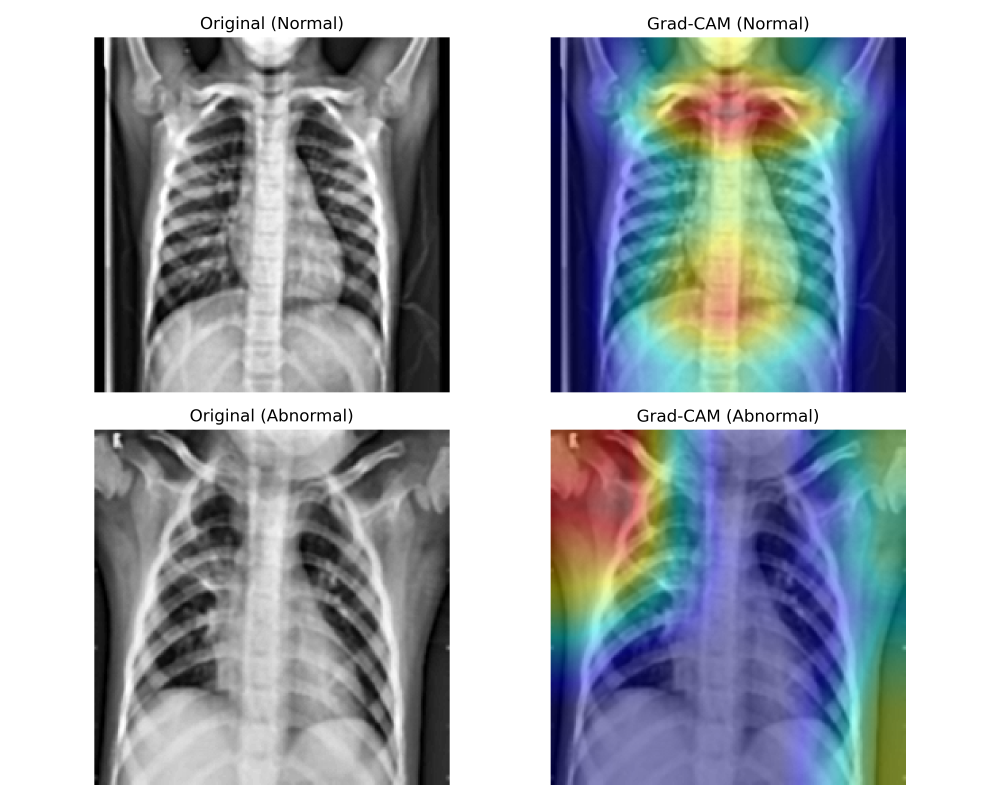
#> input picture Source Code/paper_gradcam.png, 3000 x 2400 px (shown at 1/3 size)
$ python -i enhance.py   (imports and definitions only)
#> lines starting #> are read from the running program, lines starting #| are printed output that depends on the picture
import cv2
import numpy as np

def preprocess_xray(image_path_or_array, target_size=(224, 224)):
    """
    Applies the image enhancement techniques described in the research:
    1. Filtering (Noise reduction)
    2. Contrast adjustment
    3. Edge enhancement
    4. Normalization

    Args:
        image_path_or_array: Path to image string or raw numpy array
        target_size: Resize dimensions for the CNN

    Returns:
        img_display: The enhanced image ready to be shown to the user (0-255 uint8)
        img_tensor: The normalized RGB image ready for CNN input (0-1 float32)
    """
#> called with image_path_or_array = '../Source Code/paper_gradcam.png', target_size = (224, 224)

    # Check if input is a path (string) or an image array
    if isinstance(image_path_or_array, str):
        # 1. Read the image in grayscale
        img = cv2.imread(image_path_or_array, cv2.IMREAD_GRAYSCALE)
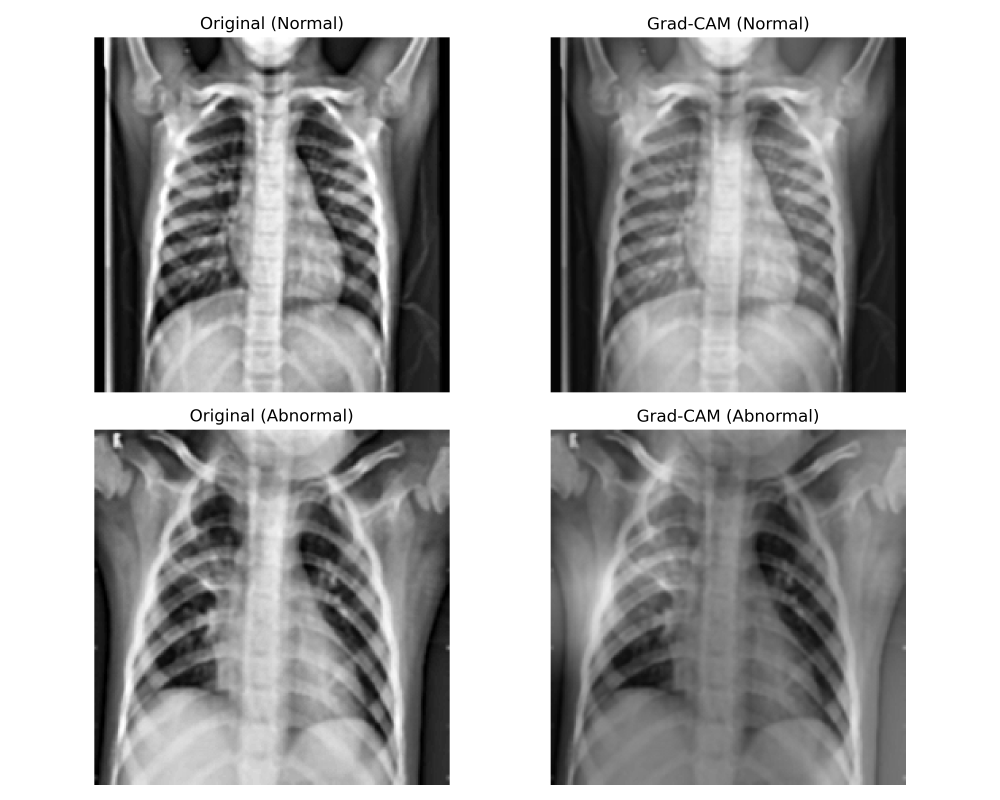
#> img: shape (2400, 3000) (shown at 1/3 size); min 0, max 255, mean 168.7
        if img is None:
            raise ValueError(f"Could not read image at {image_path_or_array}")
    else:
        # If it's already an array (e.g., from web upload)
        # Ensure it's grayscale
        if len(image_path_or_array.shape) > 2:
            img = cv2.cvtColor(image_path_or_array, cv2.COLOR_BGR2GRAY)
        else:
            img = image_path_or_array

    # Resize image to target size for CNN
    img = cv2.resize(img, target_size)
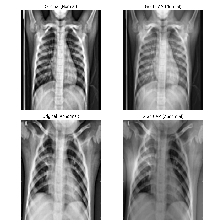
#> img: shape (224, 224); min 0, max 255, mean 167.6

    # --- 1. FILTERING ---
    # Reduce noise using Gaussian Blur. This smoothens the image slightly.
    img_filtered = cv2.GaussianBlur(img, (5, 5), 0)
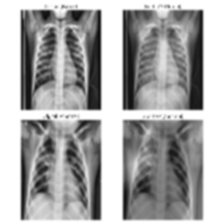
#> img_filtered: shape (224, 224); min 13, max 255, mean 167.6

    # --- 2. CONTRAST ADJUSTMENT ---
    # Use CLAHE (Contrast Limited Adaptive Histogram Equalization)
    # This brings out dark details in the X-ray without overexposing bright parts
    clahe = cv2.createCLAHE(clipLimit=2.0, tileGridSize=(8, 8))
    img_contrast = clahe.apply(img_filtered)
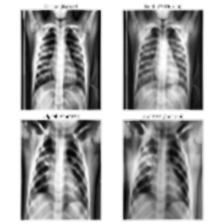
#> img_contrast: shape (224, 224); min 2, max 255, mean 169.5

    # --- 3. EDGE ENHANCEMENT ---
    # Unsharp Masking technique: Subtract a blurred version from the original
    # This sharpens the edges, making bones and lung borders more distinct
    gaussian_blur = cv2.GaussianBlur(img_contrast, (9, 9), 10.0)
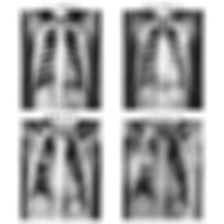
#> gaussian_blur: shape (224, 224); min 20, max 255, mean 169.5
    img_sharpened = cv2.addWeighted(img_contrast, 1.5, gaussian_blur, -0.5, 0)
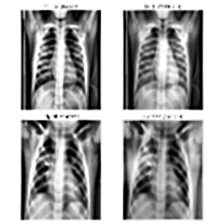
#> img_sharpened: shape (224, 224); min 0, max 255, mean 168.6

    # --- 4. NORMALIZATION ---
    # Convert single channel grayscale to 3 channels by replicating (useful for standard CNNs)
    # Even though X-rays are 1 channel, pre-trained CNNs (like ResNet) expect 3 channels (RGB)
    img_rgb = cv2.cvtColor(img_sharpened, cv2.COLOR_GRAY2RGB)

    # Scale pixel values down to [0, 1] range as a float32 array
    # This is standard practice before feeding data into Neural Networks
    img_normalized = img_rgb.astype(np.float32) / 255.0

    # We return the sharpened 8-bit image for UI display, and the float dataset for the ML model
    return img_sharpened, img_normalized

# [2 lines not run here, left out]

>>> result = preprocess_xray('../Source Code/paper_gradcam.png')

$ run again, on Source Code/paper_metrics_cm.png
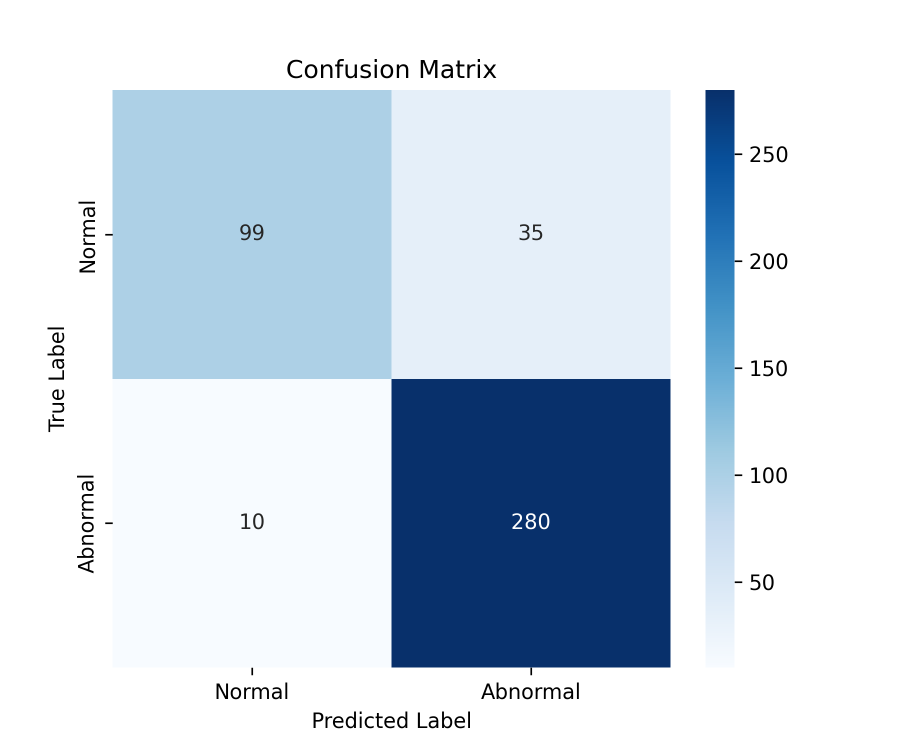
#> input picture Source Code/paper_metrics_cm.png, 1800 x 1500 px (shown at 1/2 size)
#> in preprocess_xray, `img = cv2.imread(image_path_or_array, cv2.IMREAD_GRAYSCALE)`:
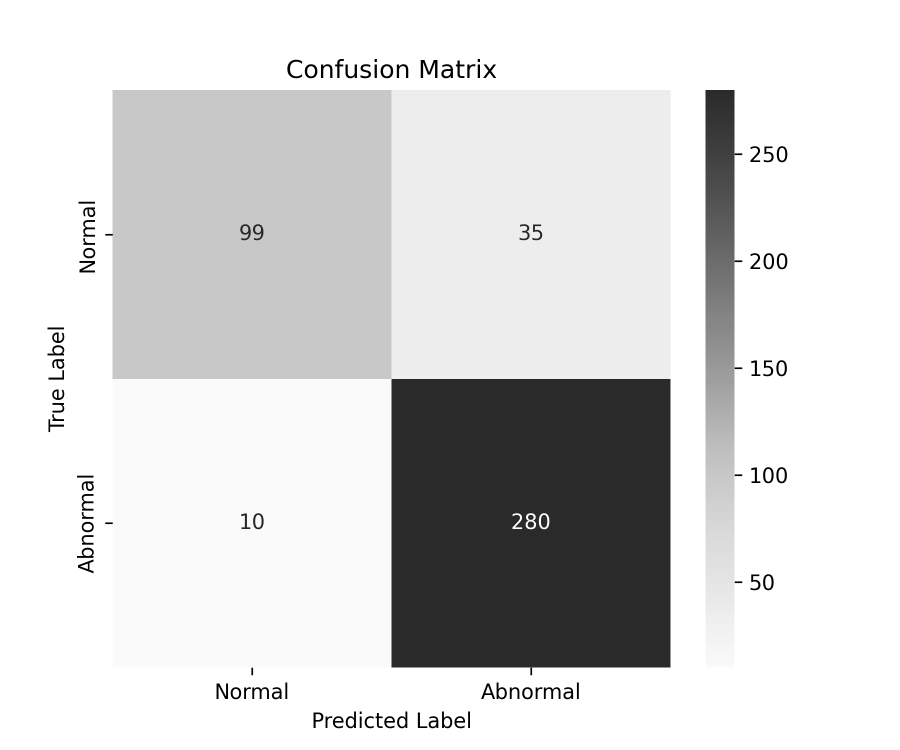
#> img: shape (1500, 1800) (shown at 1/2 size); min 0, max 255, mean 215.9
#> in preprocess_xray, `img_sharpened = cv2.addWeighted(img_contrast, 1.5, gaussian_blur, -0.5..`:
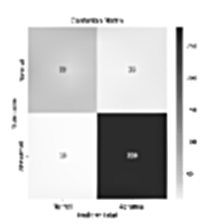
#> img_sharpened: shape (224, 224); min 0, max 255, mean 214.2
